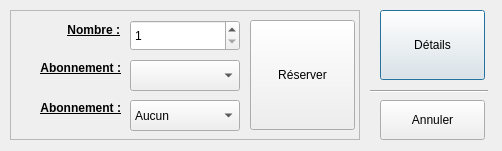
<?xml version="1.0" encoding="UTF-8"?>
<ui version="4.0">
 <class>clientDialog</class>
 <widget class="QDialog" name="clientDialog">
  <property name="geometry">
   <rect>
    <x>0</x>
    <y>0</y>
    <width>502</width>
    <height>151</height>
   </rect>
  </property>
  <property name="windowTitle">
   <string>Dialog</string>
  </property>
  <widget class="QPushButton" name="detailsButton">
   <property name="geometry">
    <rect>
     <x>380</x>
     <y>10</y>
     <width>105</width>
     <height>70</height>
    </rect>
   </property>
   <property name="text">
    <string>Détails</string>
   </property>
   <property name="checkable">
    <bool>false</bool>
   </property>
  </widget>
  <widget class="QFrame" name="frame">
   <property name="geometry">
    <rect>
     <x>10</x>
     <y>10</y>
     <width>350</width>
     <height>130</height>
    </rect>
   </property>
   <property name="frameShape">
    <enum>QFrame::StyledPanel</enum>
   </property>
   <property name="frameShadow">
    <enum>QFrame::Raised</enum>
   </property>
   <widget class="QPushButton" name="reserveButton">
    <property name="geometry">
     <rect>
      <x>240</x>
      <y>10</y>
      <width>105</width>
      <height>110</height>
     </rect>
    </property>
    <property name="text">
     <string>Réserver</string>
    </property>
    <property name="checkable">
     <bool>false</bool>
    </property>
   </widget>
   <widget class="QSpinBox" name="spinBox">
    <property name="geometry">
     <rect>
      <x>120</x>
      <y>10</y>
      <width>110</width>
      <height>31</height>
     </rect>
    </property>
    <property name="minimum">
     <number>1</number>
    </property>
   </widget>
   <widget class="QComboBox" name="comboBox">
    <property name="geometry">
     <rect>
      <x>120</x>
      <y>90</y>
      <width>110</width>
      <height>31</height>
     </rect>
    </property>
    <item>
     <property name="text">
      <string>Aucun</string>
     </property>
    </item>
    <item>
     <property name="text">
      <string>12-25</string>
     </property>
    </item>
    <item>
     <property name="text">
      <string>Étudiant</string>
     </property>
    </item>
    <item>
     <property name="text">
      <string>Sénior</string>
     </property>
    </item>
    <item>
     <property name="text">
      <string>Mort vivant</string>
     </property>
    </item>
   </widget>
   <widget class="QLabel" name="label">
    <property name="geometry">
     <rect>
      <x>9</x>
      <y>10</y>
      <width>101</width>
      <height>20</height>
     </rect>
    </property>
    <property name="font">
     <font>
      <weight>75</weight>
      <bold>true</bold>
      <underline>true</underline>
     </font>
    </property>
    <property name="text">
     <string>Nombre :</string>
    </property>
    <property name="alignment">
     <set>Qt::AlignRight|Qt::AlignTrailing|Qt::AlignVCenter</set>
    </property>
   </widget>
   <widget class="QLabel" name="label_2">
    <property name="geometry">
     <rect>
      <x>10</x>
      <y>90</y>
      <width>101</width>
      <height>16</height>
     </rect>
    </property>
    <property name="font">
     <font>
      <weight>75</weight>
      <bold>true</bold>
      <underline>true</underline>
     </font>
    </property>
    <property name="text">
     <string>Abonnement :</string>
    </property>
    <property name="alignment">
     <set>Qt::AlignRight|Qt::AlignTrailing|Qt::AlignVCenter</set>
    </property>
   </widget>
   <widget class="QComboBox" name="horaireComboBox">
    <property name="geometry">
     <rect>
      <x>120</x>
      <y>50</y>
      <width>110</width>
      <height>31</height>
     </rect>
    </property>
   </widget>
   <widget class="QLabel" name="label_3">
    <property name="geometry">
     <rect>
      <x>10</x>
      <y>50</y>
      <width>101</width>
      <height>16</height>
     </rect>
    </property>
    <property name="font">
     <font>
      <weight>75</weight>
      <bold>true</bold>
      <underline>true</underline>
     </font>
    </property>
    <property name="text">
     <string>Abonnement :</string>
    </property>
    <property name="alignment">
     <set>Qt::AlignRight|Qt::AlignTrailing|Qt::AlignVCenter</set>
    </property>
   </widget>
  </widget>
  <widget class="QPushButton" name="cancelButton">
   <property name="geometry">
    <rect>
     <x>380</x>
     <y>100</y>
     <width>105</width>
     <height>40</height>
    </rect>
   </property>
   <property name="text">
    <string>Annuler</string>
   </property>
   <property name="checkable">
    <bool>false</bool>
   </property>
  </widget>
  <widget class="Line" name="line">
   <property name="geometry">
    <rect>
     <x>370</x>
     <y>90</y>
     <width>118</width>
     <height>3</height>
    </rect>
   </property>
   <property name="orientation">
    <enum>Qt::Horizontal</enum>
   </property>
  </widget>
 </widget>
 <resources/>
 <connections/>
</ui>
